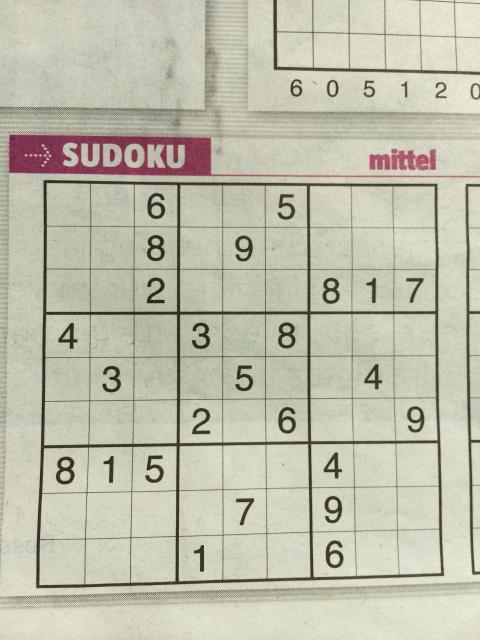
#> input picture SET-3/image1004.jpg, 960 x 1280 px (shown at 1/2 size)
$ jupyter execute --allow-errors 'Template Matching.ipynb'
#> lines starting #> are read from the running program, lines starting #| are printed output that depends on the picture
[cell 1]
import cv2
import numpy as np
import matplotlib.pyplot as plt
import os
from skimage import filters

[cell 2]
img = cv2.imread('image1004.jpg')
#> img is the input picture: shape (1280, 960, 3); mean B, G, R 173, 191.2, 191.7
img_gray = cv2.cvtColor(img, cv2.COLOR_BGR2GRAY)
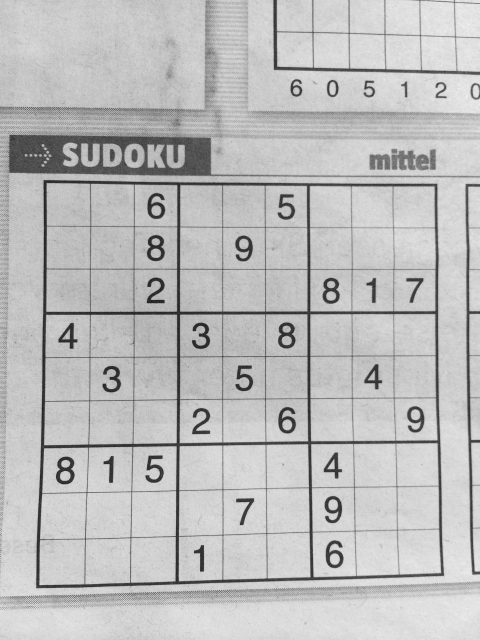
#> img_gray: shape (1280, 960) (shown at 1/2 size); min 21, max 244, mean 189.3

[cell 3]
candidate_dir = './Dataset/TNR'
images = []

#> (the rest of this cell did not finish here and is left out)

[cell 4]
template_dir = './Dataset/templete.png'
template = cv2.imread(template_dir)
plt.figure(figsize=(15, 15))
#> (the rest of this cell did not finish here and is left out)

#> (a cell that did not finish here is left out)

[cell 6]
candidate = cv2.imread('./Dataset/TNR/3.png')
#> (the rest of this cell did not finish here and is left out)

[cell 7]
img = cv2.resize(cv2.imread('image1004.jpg', 0), (0, 0), fx=0.8, fy=0.8)
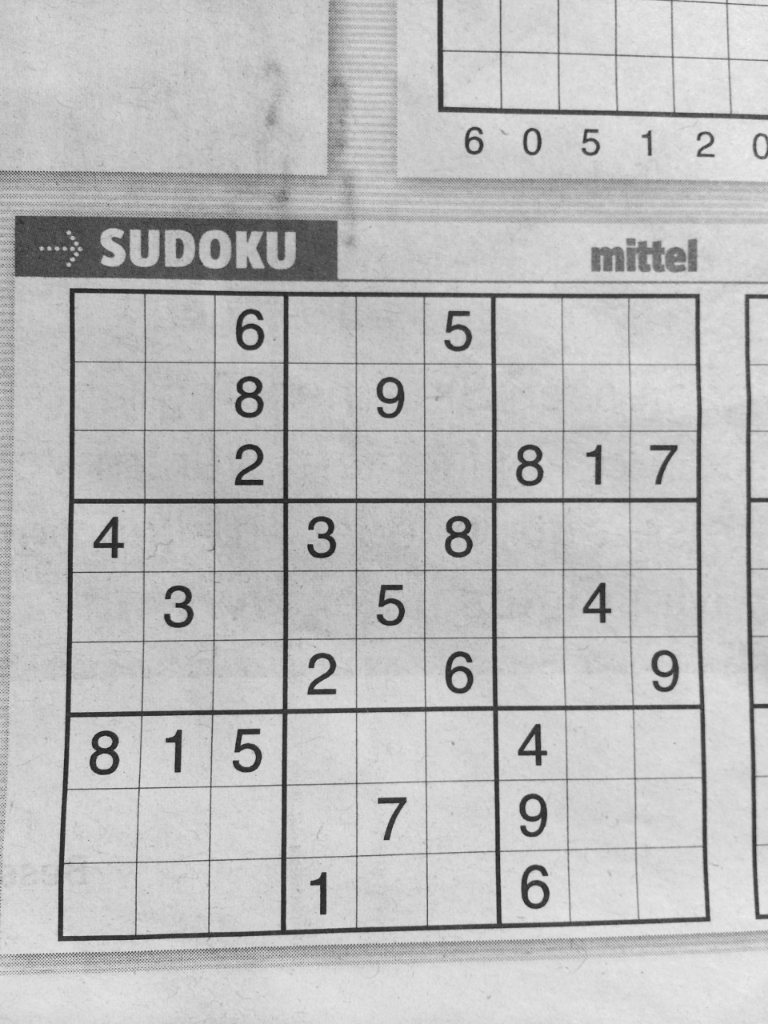
#> img: shape (1024, 768); min 28, max 240, mean 189.2
#> (the rest of this cell did not finish here and is left out)

$ run again, with SET-4/image1083.jpg copied over SET-3/image1004.jpg
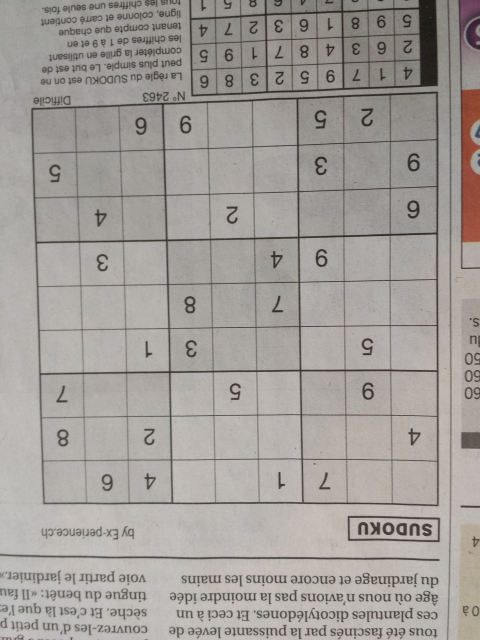
#> input picture SET-4/image1083.jpg, 960 x 1280 px (shown at 1/2 size)
#> img is the input picture: shape (1280, 960, 3); mean B, G, R 153.7, 158.1, 162.7
#> `img = cv2.resize(cv2.imread('image1004.jpg', 0), (0, 0), fx=0.8, fy=0.8)`:
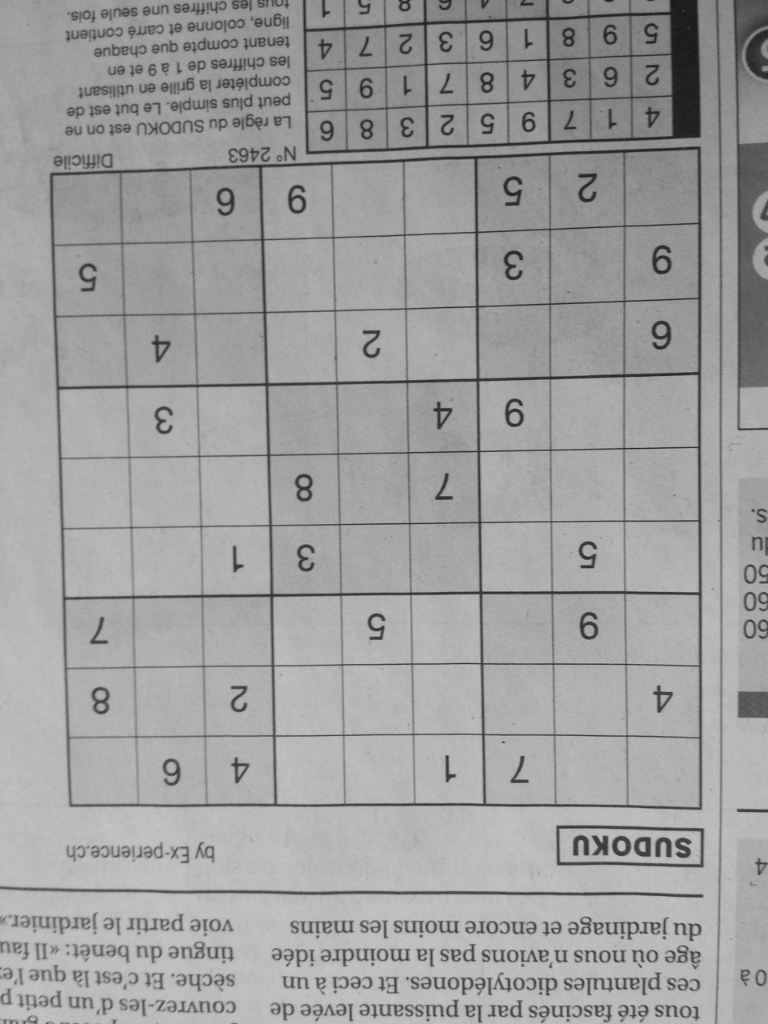
#> img: shape (1024, 768); min 24, max 198, mean 158.8
